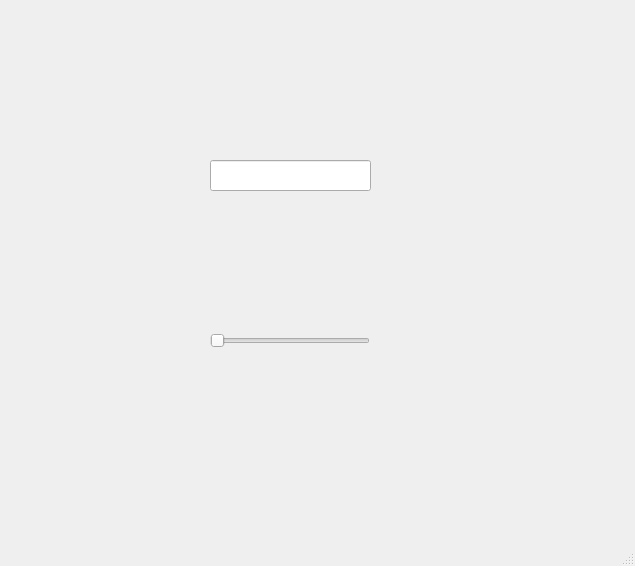
<?xml version="1.0" encoding="UTF-8"?>
<ui version="4.0">
 <class>MainWindow</class>
 <widget class="QMainWindow" name="MainWindow">
  <property name="geometry">
   <rect>
    <x>0</x>
    <y>0</y>
    <width>635</width>
    <height>566</height>
   </rect>
  </property>
  <property name="windowTitle">
   <string>MainWindow</string>
  </property>
  <widget class="QWidget" name="centralwidget">
   <widget class="QLabel" name="label">
    <property name="geometry">
     <rect>
      <x>430</x>
      <y>420</y>
      <width>181</width>
      <height>91</height>
     </rect>
    </property>
    <property name="text">
     <string/>
    </property>
    <property name="pixmap">
     <pixmap resource="../Archivos/Recursos.qrc">:/Logos/logo equipo 3.jpg</pixmap>
    </property>
    <property name="scaledContents">
     <bool>true</bool>
    </property>
   </widget>
   <widget class="QLabel" name="label_2">
    <property name="geometry">
     <rect>
      <x>10</x>
      <y>10</y>
      <width>151</width>
      <height>81</height>
     </rect>
    </property>
    <property name="styleSheet">
     <string notr="true"/>
    </property>
    <property name="text">
     <string/>
    </property>
    <property name="pixmap">
     <pixmap resource="../Archivos/Recursos.qrc">:/Logos/Logo UAT.png</pixmap>
    </property>
    <property name="scaledContents">
     <bool>true</bool>
    </property>
   </widget>
   <widget class="QLabel" name="label_3">
    <property name="geometry">
     <rect>
      <x>450</x>
      <y>10</y>
      <width>151</width>
      <height>81</height>
     </rect>
    </property>
    <property name="styleSheet">
     <string notr="true">background-image: url(:/Logos/993966.png);</string>
    </property>
    <property name="text">
     <string/>
    </property>
    <property name="pixmap">
     <pixmap resource="../Archivos/Recursos.qrc">:/Logos/logo facultad de ingenieria uat.png</pixmap>
    </property>
    <property name="scaledContents">
     <bool>true</bool>
    </property>
   </widget>
   <widget class="QLabel" name="label_5">
    <property name="geometry">
     <rect>
      <x>210</x>
      <y>110</y>
      <width>121</width>
      <height>31</height>
     </rect>
    </property>
    <property name="text">
     <string/>
    </property>
   </widget>
   <widget class="QLineEdit" name="txt_nombre_imagen">
    <property name="geometry">
     <rect>
      <x>210</x>
      <y>160</y>
      <width>161</width>
      <height>31</height>
     </rect>
    </property>
   </widget>
   <widget class="QSlider" name="horizontalSlider">
    <property name="geometry">
     <rect>
      <x>210</x>
      <y>330</y>
      <width>160</width>
      <height>22</height>
     </rect>
    </property>
    <property name="orientation">
     <enum>Qt::Horizontal</enum>
    </property>
   </widget>
   <widget class="QLabel" name="label_4">
    <property name="geometry">
     <rect>
      <x>210</x>
      <y>210</y>
      <width>181</width>
      <height>91</height>
     </rect>
    </property>
    <property name="text">
     <string/>
    </property>
    <property name="pixmap">
     <pixmap resource="../Archivos/Recursos.qrc">:/Logos/01.jpeg</pixmap>
    </property>
    <property name="scaledContents">
     <bool>true</bool>
    </property>
   </widget>
  </widget>
  <widget class="QMenuBar" name="menubar">
   <property name="geometry">
    <rect>
     <x>0</x>
     <y>0</y>
     <width>635</width>
     <height>21</height>
    </rect>
   </property>
  </widget>
  <widget class="QStatusBar" name="statusbar"/>
 </widget>
 <resources>
  <include location="../Archivos/Recursos.qrc"/>
 </resources>
 <connections/>
</ui>
